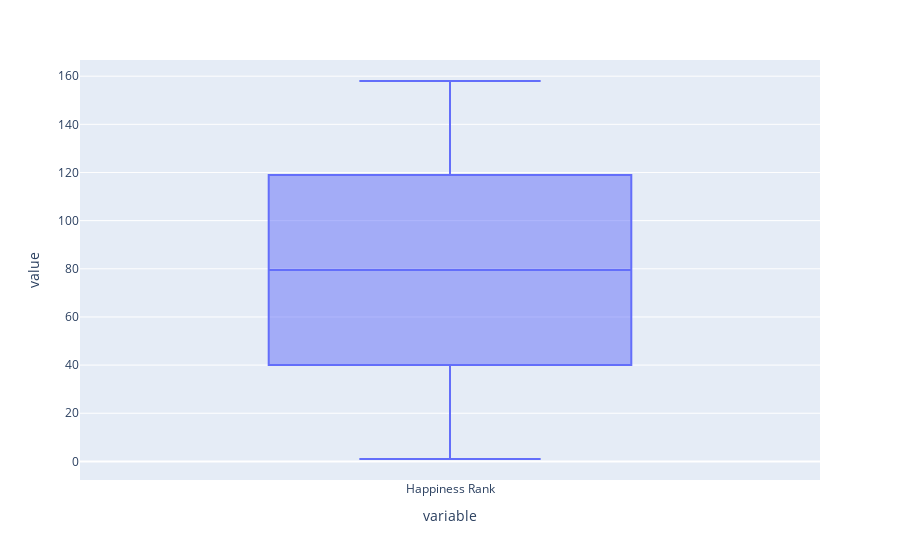

The cell this chart's notebook holds for it:
### Code cell
box1= px.box(df_2015['Happiness Rank'])
box1

### Figure 1 — Plotly figure (JSON) as saved in the notebook; plotly's stock layout.template omitted (floating-point values rounded to 4 significant figures; data arrays with more than 128 entries replaced by an {"elided": "..."} marker saying what was removed)
{"data": [{"alignmentgroup": "True", "hovertemplate": "variable=%{x}<br>value=%{y}<extra></extra>", "legendgroup": "", "marker": {"color": "#636efa"}, "name": "", "notched": false, "offsetgroup": "", "orientation": "v", "showlegend": false, "type": "box", "x": {"elided": "158 str values"}, "x0": " ", "xaxis": "x", "y": {"elided": "158 int values"}, "y0": " ", "yaxis": "y"}], "layout": {"boxmode": "group", "legend": {"tracegroupgap": 0}, "margin": {"t": 60}, "xaxis": {"anchor": "y", "domain": [0, 1], "title": {"text": "variable"}}, "yaxis": {"anchor": "x", "domain": [0, 1], "title": {"text": "value"}}}}
